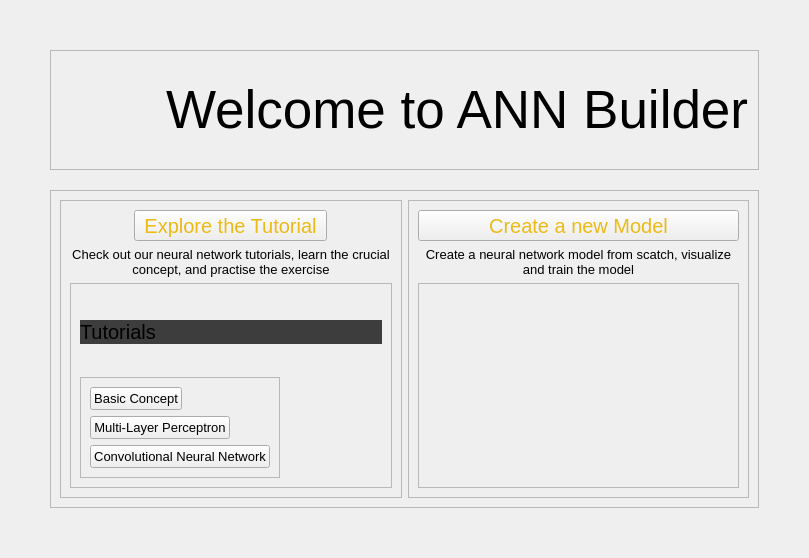
                  <widget class="QWidget" name="page_home">
                   <property name="sizePolicy">
                    <sizepolicy hsizetype="Preferred" vsizetype="Fixed">
                     <horstretch>0</horstretch>
                     <verstretch>0</verstretch>
                    </sizepolicy>
                   </property>
                   <layout class="QVBoxLayout" name="verticalLayout_10">
                    <property name="spacing">
                     <number>20</number>
                    </property>
                    <property name="leftMargin">
                     <number>50</number>
                    </property>
                    <property name="topMargin">
                     <number>50</number>
                    </property>
                    <property name="rightMargin">
                     <number>50</number>
                    </property>
                    <property name="bottomMargin">
                     <number>50</number>
                    </property>
                    <item>
                     <widget class="QFrame" name="frame_20">
                      <property name="sizePolicy">
                       <sizepolicy hsizetype="Preferred" vsizetype="Fixed">
                        <horstretch>0</horstretch>
                        <verstretch>0</verstretch>
                       </sizepolicy>
                      </property>
                      <property name="styleSheet">
                       <string notr="true">#frame_20{
border-bottom: 2px solid;
border-color: #3d3d3d;
}</string>
                      </property>
                      <property name="frameShape">
                       <enum>QFrame::StyledPanel</enum>
                      </property>
                      <property name="frameShadow">
                       <enum>QFrame::Raised</enum>
                      </property>
                      <layout class="QHBoxLayout" name="horizontalLayout_21">
                       <item>
                        <widget class="QLabel" name="label_24">
                         <property name="minimumSize">
                          <size>
                           <width>100</width>
                           <height>100</height>
                          </size>
                         </property>
                         <property name="maximumSize">
                          <size>
                           <width>100</width>
                           <height>100</height>
                          </size>
                         </property>
                         <property name="text">
                          <string/>
                         </property>
                         <property name="pixmap">
                          <pixmap resource="../files.qrc">:/basic/icons/basic/logo.png</pixmap>
                         </property>
                         <property name="scaledContents">
                          <bool>true</bool>
                         </property>
                        </widget>
                       </item>
                       <item>
                        <widget class="QLabel" name="label_6">
                         <property name="maximumSize">
                          <size>
                           <width>16777215</width>
                           <height>120</height>
                          </size>
                         </property>
                         <property name="font">
                          <font>
                           <family>Segoe UI</family>
                           <pointsize>40</pointsize>
                          </font>
                         </property>
                         <property name="text">
                          <string>Welcome to ANN Builder</string>
                         </property>
                         <property name="textFormat">
                          <enum>Qt::AutoText</enum>
                         </property>
                         <property name="alignment">
                          <set>Qt::AlignLeading|Qt::AlignLeft|Qt::AlignVCenter</set>
                         </property>
                         <property name="wordWrap">
                          <bool>false</bool>
                         </property>
                        </widget>
                       </item>
                      </layout>
                     </widget>
                    </item>
                    <item>
                     <widget class="QFrame" name="frame_5">
                      <property name="minimumSize">
                       <size>
                        <width>0</width>
                        <height>0</height>
                       </size>
                      </property>
                      <property name="maximumSize">
                       <size>
                        <width>16777215</width>
                        <height>16777215</height>
                       </size>
                      </property>
                      <property name="frameShape">
                       <enum>QFrame::StyledPanel</enum>
                      </property>
                      <property name="frameShadow">
                       <enum>QFrame::Raised</enum>
                      </property>
                      <layout class="QHBoxLayout" name="horizontalLayout_8">
                       <property name="spacing">
                        <number>6</number>
                       </property>
                       <item>
                        <widget class="QFrame" name="frame_14">
                         <property name="sizePolicy">
                          <sizepolicy hsizetype="Preferred" vsizetype="Fixed">
                           <horstretch>0</horstretch>
                           <verstretch>0</verstretch>
                          </sizepolicy>
                         </property>
                         <property name="maximumSize">
                          <size>
                           <width>350</width>
                           <height>16777215</height>
                          </size>
                         </property>
                         <property name="frameShape">
                          <enum>QFrame::StyledPanel</enum>
                         </property>
                         <property name="frameShadow">
                          <enum>QFrame::Raised</enum>
                         </property>
                         <layout class="QVBoxLayout" name="verticalLayout_17">
                          <item alignment="Qt::AlignHCenter|Qt::AlignBottom">
                           <widget class="QToolButton" name="btn_gotoTutorial">
                            <property name="sizePolicy">
                             <sizepolicy hsizetype="Preferred" vsizetype="Preferred">
                              <horstretch>0</horstretch>
                              <verstretch>0</verstretch>
                             </sizepolicy>
                            </property>
                            <property name="maximumSize">
                             <size>
                              <width>400</width>
                              <height>16777215</height>
                             </size>
                            </property>
                            <property name="font">
                             <font>
                              <family>Segoe UI</family>
                              <pointsize>15</pointsize>
                             </font>
                            </property>
                            <property name="cursor">
                             <cursorShape>PointingHandCursor</cursorShape>
                            </property>
                            <property name="layoutDirection">
                             <enum>Qt::LeftToRight</enum>
                            </property>
                            <property name="styleSheet">
                             <string notr="true">color: rgb(235, 186, 22);</string>
                            </property>
                            <property name="text">
                             <string>Explore the Tutorial</string>
                            </property>
                            <property name="icon">
                             <iconset resource="../files.qrc">
                              <normaloff>:/basic/icons/basic/book.png</normaloff>:/basic/icons/basic/book.png</iconset>
                            </property>
                            <property name="iconSize">
                             <size>
                              <width>100</width>
                              <height>100</height>
                             </size>
                            </property>
                            <property name="autoRepeat">
                             <bool>false</bool>
                            </property>
                            <property name="toolButtonStyle">
                             <enum>Qt::ToolButtonTextUnderIcon</enum>
                            </property>
                           </widget>
                          </item>
                          <item alignment="Qt::AlignHCenter|Qt::AlignTop">
                           <widget class="QLabel" name="label_5">
                            <property name="minimumSize">
                             <size>
                              <width>0</width>
                              <height>0</height>
                             </size>
                            </property>
                            <property name="font">
                             <font>
                              <family>Segoe UI</family>
                              <pointsize>10</pointsize>
                             </font>
                            </property>
                            <property name="text">
                             <string>Check out our neural network tutorials, learn the crucial concept, and practise the exercise</string>
                            </property>
                            <property name="alignment">
                             <set>Qt::AlignCenter</set>
                            </property>
                            <property name="wordWrap">
                             <bool>true</bool>
                            </property>
                           </widget>
                          </item>
                          <item>
                           <widget class="QFrame" name="frame_16">
                            <property name="minimumSize">
                             <size>
                              <width>0</width>
                              <height>205</height>
                             </size>
                            </property>
                            <property name="frameShape">
                             <enum>QFrame::StyledPanel</enum>
                            </property>
                            <property name="frameShadow">
                             <enum>QFrame::Raised</enum>
                            </property>
                            <layout class="QVBoxLayout" name="verticalLayout_19">
                             <item alignment="Qt::AlignVCenter">
                              <widget class="QLabel" name="label_8">
                               <property name="sizePolicy">
                                <sizepolicy hsizetype="Preferred" vsizetype="Preferred">
                                 <horstretch>0</horstretch>
                                 <verstretch>0</verstretch>
                                </sizepolicy>
                               </property>
                               <property name="maximumSize">
                                <size>
                                 <width>16777215</width>
                                 <height>39</height>
                                </size>
                               </property>
                               <property name="font">
                                <font>
                                 <family>Segoe UI</family>
                                 <pointsize>15</pointsize>
                                </font>
                               </property>
                               <property name="styleSheet">
                                <string notr="true">background-color: #3d3d3d;</string>
                               </property>
                               <property name="text">
                                <string>Tutorials</string>
                               </property>
                               <property name="margin">
                                <number>10</number>
                               </property>
                              </widget>
                             </item>
                             <item alignment="Qt::AlignLeft">
                              <widget class="QFrame" name="frame_17">
                               <property name="frameShape">
                                <enum>QFrame::StyledPanel</enum>
                               </property>
                               <property name="frameShadow">
                                <enum>QFrame::Raised</enum>
                               </property>
                               <layout class="QVBoxLayout" name="verticalLayout_29">
                                <item alignment="Qt::AlignLeft">
                                 <widget class="QPushButton" name="btn_gotoBasicCon">
                                  <property name="font">
                                   <font>
                                    <family>Segoe UI</family>
                                    <pointsize>10</pointsize>
                                   </font>
                                  </property>
                                  <property name="cursor">
                                   <cursorShape>PointingHandCursor</cursorShape>
                                  </property>
                                  <property name="text">
                                   <string>Basic Concept</string>
                                  </property>
                                 </widget>
                                </item>
                                <item alignment="Qt::AlignLeft">
                                 <widget class="QPushButton" name="btn_gotoMLP">
                                  <property name="font">
                                   <font>
                                    <family>Segoe UI</family>
                                    <pointsize>10</pointsize>
                                   </font>
                                  </property>
                                  <property name="cursor">
                                   <cursorShape>PointingHandCursor</cursorShape>
                                  </property>
                                  <property name="text">
                                   <string>Multi-Layer Perceptron</string>
                                  </property>
                                 </widget>
                                </item>
                                <item>
                                 <widget class="QPushButton" name="btn_gotoCNN">
                                  <property name="font">
                                   <font>
                                    <family>Segoe UI</family>
                                    <pointsize>10</pointsize>
                                   </font>
                                  </property>
                                  <property name="cursor">
                                   <cursorShape>PointingHandCursor</cursorShape>
                                  </property>
                                  <property name="text">
                                   <string>Convolutional Neural Network</string>
                                  </property>
                                 </widget>
                                </item>
                               </layout>
                              </widget>
                             </item>
                            </layout>
                           </widget>
                          </item>
                         </layout>
                        </widget>
                       </item>
                       <item>
                        <widget class="QFrame" name="frame_15">
                         <property name="sizePolicy">
                          <sizepolicy hsizetype="Preferred" vsizetype="Fixed">
                           <horstretch>0</horstretch>
                           <verstretch>0</verstretch>
                          </sizepolicy>
                         </property>
                         <property name="maximumSize">
                          <size>
                           <width>350</width>
                           <height>16777215</height>
                          </size>
                         </property>
                         <property name="frameShape">
                          <enum>QFrame::StyledPanel</enum>
                         </property>
                         <property name="frameShadow">
                          <enum>QFrame::Raised</enum>
                         </property>
                         <layout class="QVBoxLayout" name="verticalLayout_18">
                          <item>
                           <widget class="QToolButton" name="btn_gotoBuilder">
                            <property name="sizePolicy">
                             <sizepolicy hsizetype="Preferred" vsizetype="Preferred">
                              <horstretch>0</horstretch>
                              <verstretch>0</verstretch>
                             </sizepolicy>
                            </property>
                            <property name="maximumSize">
                             <size>
                              <width>400</width>
                              <height>16777215</height>
                             </size>
                            </property>
                            <property name="font">
                             <font>
                              <family>Segoe UI</family>
                              <pointsize>15</pointsize>
                             </font>
                            </property>
                            <property name="cursor">
                             <cursorShape>PointingHandCursor</cursorShape>
                            </property>
                            <property name="styleSheet">
                             <string notr="true">color: rgb(235, 186, 22);</string>
                            </property>
                            <property name="text">
                             <string>Create a new Model</string>
                            </property>
                            <property name="icon">
                             <iconset resource="../files.qrc">
                              <normaloff>:/basic/icons/basic/edit.png</normaloff>:/basic/icons/basic/edit.png</iconset>
                            </property>
                            <property name="iconSize">
                             <size>
                              <width>100</width>
                              <height>100</height>
                             </size>
                            </property>
                            <property name="toolButtonStyle">
                             <enum>Qt::ToolButtonTextUnderIcon</enum>
                            </property>
                           </widget>
                          </item>
                          <item>
                           <widget class="QLabel" name="label_7">
                            <property name="minimumSize">
                             <size>
                              <width>0</width>
                              <height>0</height>
                             </size>
                            </property>
                            <property name="font">
                             <font>
                              <family>Segoe UI</family>
                              <pointsize>10</pointsize>
                             </font>
                            </property>
                            <property name="text">
                             <string>Create a neural network model from scatch, visualize and train the model</string>
                            </property>
                            <property name="alignment">
                             <set>Qt::AlignCenter</set>
                            </property>
                            <property name="wordWrap">
                             <bool>true</bool>
                            </property>
                           </widget>
                          </item>
                          <item>
                           <widget class="QFrame" name="frame_18">
                            <property name="minimumSize">
                             <size>
                              <width>0</width>
                              <height>205</height>
                             </size>
                            </property>
                            <property name="frameShape">
                             <enum>QFrame::StyledPanel</enum>
                            </property>
                            <property name="frameShadow">
                             <enum>QFrame::Raised</enum>
                            </property>
                            <layout class="QVBoxLayout" name="verticalLayout_30"/>
                           </widget>
                          </item>
                         </layout>
                        </widget>
                       </item>
                      </layout>
                     </widget>
                    </item>
                   </layout>
                  </widget>
